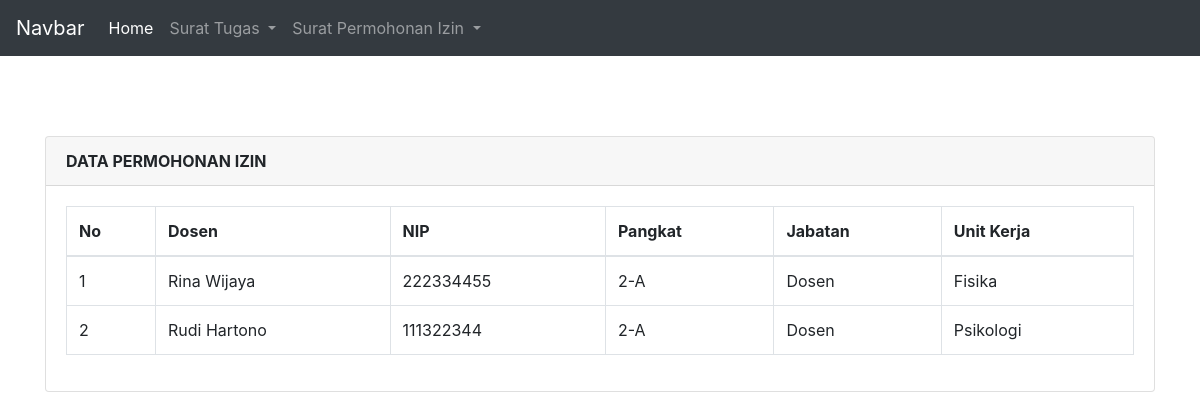
The page /2-A.php on the database its author committed.
### tables this page shows
CREATE TABLE `permohonan_izin` (
  `izin_id` int(11) NOT NULL,
  `nama_dsn` varchar(255) NOT NULL,
  `nip` varchar(20) NOT NULL,
  `pangkat_jabatan` varchar(50) NOT NULL,
  `jabatan` varchar(50) NOT NULL,
  `unit_kerja` varchar(255) NOT NULL,
  `dosen_id` int(11) NOT NULL
);

### connection.php (called while the page is built, shortened)
<?php
class Conn
{
    private $db = "tugas2_pweb2";
    private $username = "root";
    private $pass = "";
    private $host = "localhost";
    public function __construct()
    {
        $this->conn = mysqli_connect($this->host, $this->username, $this->pass, $this->db);
    }
}

### 2-A.php (the view, shortened to what this page needs)
<?php
include('connection.php');
class Tampil2A extends Tampilizin{
    public function tampilData()
    {
        $data = mysqli_query($this->conn, "select * from permohonan_izin
        where(pangkat_jabatan = '2-A')");
		  $hasil = [];
        if($data){
            while ($row = mysqli_fetch_array($data)) {
                $hasil[] = $row; }
            }
        return $hasil;
    }
}
$K2A = new Tampil2A();
$data = $K2A->tampilData();
include 'navbar.php';
?>
<!DOCTYPE html>
<html>
<head>
   <link rel="stylesheet" href="https://stackpath.bootstrapcdn.com/bootstrap/4.4.1/css/bootstrap.min.css">
   <link rel="stylesheet" href="//cdn.datatables.net/1.10.20/css/jquery.dataTables.min.css">
</head>
<body>
   <div class="container" style="margin-top: 80px">
      <div class="row">
         <div class="col-md-12">
            <div class="card">
               <div class="card-header">
                  <b>DATA PERMOHONAN IZIN</b>
               </div>
               <div class="card-body">
                  <table class="table table-bordered" id="myTable">
                     <thead>
                        <tr>
                           <th>No</th>
                           <th>Dosen</th>
                           <th>NIP</th>
                           <th>Pangkat</th>
                           <th>Jabatan</th>
                           <th>Unit Kerja</th>
                        </tr>
                     </thead>
                     <tbody>
                        <?php
$no = 1;
foreach ($data as $row) {
?>
                        <tr>
                           <td><?php echo $no++; ?></td>
                           <td><?php echo $row['nama_dsn']; ?></td>
                           <td><?php echo $row['nip']; ?></td>
                           <td><?php echo $row['pangkat_jabatan']; ?></td>
                           <td><?php echo $row['jabatan']; ?></td>
                           <td><?php echo $row['unit_kerja']; ?></td>
                        </tr>
                        <?php
}
?>
                     </tbody>
                  </table>
               </div>
            </div>
         </div>
      </div>
</body>
</html>

### rows shown on the page
permohonan_izin: nama_dsn "Rina Wijaya", nip "222334455", pangkat_jabatan "2-A", jabatan "Dosen", unit_kerja "Fisika"
permohonan_izin: nama_dsn "Rudi Hartono", nip "111322344", pangkat_jabatan "2-A", jabatan "Dosen", unit_kerja "Psikologi"
